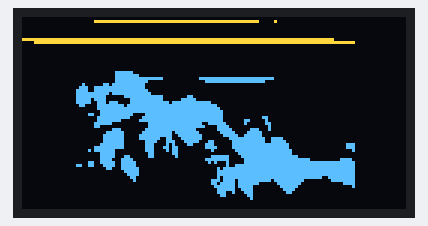
Bench run of a sketch on a simulated Arduino Uno, built with avr-gcc and run on an emulated ATmega328P. Shown: 128×64 one-colour display. The OLED is the two-colour kind (top 16 rows yellow).

Above: at 0.16 s.
At 0.53 s:
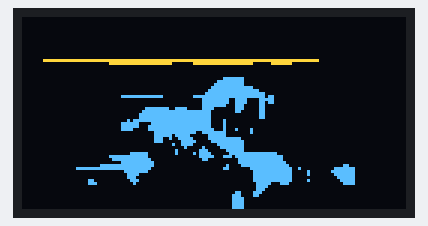

The sketch:

dempsey_roll.ino
```cpp
#include <Wire.h>
#include <Adafruit_GFX.h>
#include <Adafruit_SSD1306.h>

#define SCREEN_WIDTH 128
#define SCREEN_HEIGHT 64
#define OLED_RESET -1

Adafruit_SSD1306 display(SCREEN_WIDTH, SCREEN_HEIGHT, &Wire, OLED_RESET);

// Paste all your frame bitmaps here
const unsigned char frame1[] PROGMEM = {
	0x00, 0x00, 0x00, 0x00, 0x00, 0x00, 0x00, 0x00, 0x00, 0x00, 0x00, 0x00, 0x00, 0x00, 0x00, 0x00,
	0x00, 0xff, 0xff, 0xff, 0xff, 0xff, 0xff, 0xfe, 0x08, 0x00, 0x00, 0x00, 0x00, 0x00, 0x00, 0x00,
	0x00, 0x00, 0x00, 0x00, 0x00, 0x00, 0x00, 0x00, 0x00, 0x00, 0x00, 0x00, 0x00, 0x00, 0x00, 0x00,
	0x00, 0x00, 0x00, 0x00, 0x00, 0x00, 0x00, 0x00, 0x00, 0x00, 0x00, 0x00, 0x00, 0x00, 0x00, 0x00,
	0x00, 0x00, 0x00, 0x00, 0x00, 0x00, 0x00, 0x00, 0x00, 0x00, 0x00, 0x00, 0x00, 0x00, 0x00, 0x00,
	0x00, 0x00, 0x00, 0x00, 0x00, 0x00, 0x00, 0x00, 0x00, 0x00, 0x00, 0x00, 0x00, 0x00, 0x00, 0x00,
	0x00, 0x00, 0xff, 0xff, 0xff, 0xff, 0xff, 0xff, 0xff, 0xff, 0xff, 0xff, 0xff, 0xff, 0xff, 0x00,
	0x0f, 0xff, 0xff, 0xff, 0xff, 0xff, 0xff, 0xff, 0xff, 0xff, 0xff, 0xff, 0xff, 0xfe, 0x00, 0x00,
	0x00, 0x00, 0x00, 0x00, 0x00, 0x00, 0x00, 0x00, 0x00, 0x00, 0x00, 0x00, 0x00, 0x00, 0x00, 0x00,
	0x00, 0x00, 0x00, 0x00, 0x00, 0x00, 0x00, 0x00, 0x00, 0x00, 0x00, 0x00, 0x00, 0x00, 0x00, 0x00,
	0x00, 0x00, 0x00, 0x00, 0x00, 0x00, 0x00, 0x00, 0x00, 0x00, 0x00, 0x00, 0x00, 0x00, 0x00, 0x00,
	0x00, 0x00, 0x00, 0x00, 0x00, 0x00, 0x00, 0x00, 0x00, 0x00, 0x00, 0x00, 0x00, 0x00, 0x00, 0x00,
	0x00, 0x00, 0x00, 0x00, 0x00, 0x00, 0x00, 0x00, 0x00, 0x00, 0x00, 0x00, 0x00, 0x00, 0x00, 0x00,
	0x00, 0x00, 0x00, 0x00, 0x00, 0x00, 0x00, 0x00, 0x00, 0x00, 0x00, 0x00, 0x00, 0x00, 0x00, 0x00,
	0x00, 0x00, 0x00, 0x00, 0x00, 0x00, 0x00, 0x00, 0x00, 0x00, 0x00, 0x00, 0x00, 0x00, 0x00, 0x00,
	0x00, 0x00, 0x00, 0x00, 0x00, 0x00, 0x00, 0x00, 0x00, 0x00, 0x00, 0x00, 0x00, 0x00, 0x00, 0x01,
	0xf8, 0x00, 0x00, 0x00, 0x00, 0x00, 0x00, 0x00, 0x00, 0x00, 0x00, 0x00, 0x00, 0x01, 0xfe, 0x00,
	0x00, 0x00, 0x00, 0x00, 0x00, 0x00, 0x00, 0x00, 0x00, 0x00, 0x00, 0x01, 0xff, 0xfe, 0x00, 0x1f,
	0xff, 0xff, 0xf0, 0x00, 0x00, 0x00, 0x00, 0x00, 0x00, 0x01, 0xff, 0xc0, 0x00, 0x07, 0xff, 0xff,
	0x80, 0x00, 0x00, 0x00, 0x00, 0x00, 0x08, 0x1b, 0xff, 0x80, 0x00, 0x00, 0x00, 0x00, 0x00, 0x00,
	0x00, 0x00, 0x00, 0x00, 0x1c, 0xff, 0xff, 0x80, 0x00, 0x00, 0x00, 0x00, 0x00, 0x00, 0x00, 0x00,
	0x00, 0x00, 0x3c, 0xff, 0xff, 0xc0, 0x00, 0x00, 0x00, 0x00, 0x00, 0x00, 0x00, 0x00, 0x00, 0x00,
	0x3f, 0xfb, 0xff, 0xe0, 0x00, 0x00, 0x00, 0x00, 0x00, 0x00, 0x00, 0x00, 0x00, 0x00, 0x3f, 0xf0,
	0x3f, 0xfe, 0x01, 0x80, 0x00, 0x00, 0x00, 0x00, 0x00, 0x00, 0x00, 0x00, 0x3e, 0xf0, 0x0f, 0xfe,
	0x07, 0xc0, 0x00, 0x00, 0x00, 0x00, 0x00, 0x00, 0x00, 0x00, 0x3e, 0x77, 0x0f, 0xff, 0xbf, 0xfe,
	0x00, 0x00, 0x00, 0x00, 0x00, 0x00, 0x00, 0x00, 0x18, 0x7f, 0xdf, 0xff, 0xff, 0xff, 0x80, 0x00,
	0x00, 0x00, 0x00, 0x00, 0x00, 0x00, 0x00, 0x7f, 0xff, 0xff, 0xff, 0xff, 0xc0, 0x00, 0x00, 0x00,
	0x00, 0x00, 0x00, 0x00, 0x00, 0x3f, 0xff, 0xff, 0xff, 0xff, 0xe0, 0x00, 0x00, 0x00, 0x00, 0x00,
	0x00, 0x00, 0x03, 0x3f, 0xf8, 0x7f, 0xff, 0xff, 0xe0, 0x00, 0x00, 0x00, 0x00, 0x00, 0x00, 0x00,
	0x00, 0x7f, 0xf0, 0xff, 0xff, 0xff, 0xe0, 0x00, 0xc0, 0x00, 0x00, 0x00, 0x00, 0x00, 0x00, 0x7f,
	0x81, 0xff, 0xff, 0xff, 0xe0, 0x30, 0x40, 0x00, 0x00, 0x00, 0x00, 0x00, 0x00, 0xfc, 0x00, 0x3f,
	0xff, 0xf3, 0xf0, 0x20, 0x60, 0x00, 0x00, 0x00, 0x00, 0x00, 0x00, 0xc0, 0x00, 0x3f, 0xff, 0xf8,
	0x78, 0x00, 0x20, 0x00, 0x00, 0x00, 0x00, 0x00, 0x00, 0x03, 0x80, 0x7f, 0xff, 0xc0, 0x7c, 0x0e,
	0x20, 0x00, 0x00, 0x00, 0x00, 0x00, 0x00, 0x0f, 0xc0, 0xff, 0xdf, 0xe0, 0x3e, 0x1f, 0x00, 0x00,
	0x00, 0x00, 0x00, 0x00, 0x00, 0x1f, 0xc1, 0xff, 0xcf, 0xf0, 0x1f, 0x3f, 0x00, 0x00, 0x00, 0x00,
	0x00, 0x00, 0x00, 0x1f, 0xc1, 0xfc, 0xc7, 0xf0, 0x07, 0xff, 0x9e, 0x00, 0x00, 0x00, 0x00, 0x00,
	0x00, 0x1f, 0xc0, 0x78, 0xe3, 0xe3, 0x03, 0xff, 0x9f, 0x00, 0x00, 0x00, 0x00, 0x00, 0x00, 0x3f,
	0xc0, 0x70, 0xa1, 0x87, 0x03, 0xff, 0xff, 0x80, 0x00, 0x0e, 0x00, 0x00, 0x00, 0xff, 0xc0, 0x71,
	0xb0, 0x07, 0x83, 0xff, 0xff, 0x80, 0x00, 0x0e, 0x00, 0x00, 0x02, 0xfe, 0x00, 0x70, 0xb0, 0x01,
	0x01, 0xff, 0xff, 0xc0, 0x00, 0x02, 0x00, 0x00, 0x00, 0x3e, 0x00, 0x30, 0x30, 0x00, 0x00, 0xff,
	0xff, 0xc0, 0x00, 0x00, 0x00, 0x00, 0x00, 0x3e, 0x30, 0x30, 0x10, 0x01, 0xf8, 0x7f, 0xff, 0xf0,
	0x00, 0x00, 0x00, 0x00, 0x00, 0x3c, 0x78, 0x00, 0x00, 0x07, 0xf8, 0x3f, 0xff, 0xff, 0x00, 0x3c,
	0x00, 0x00, 0x03, 0x3e, 0x7c, 0x00, 0x00, 0x02, 0x88, 0x3f, 0xff, 0xff, 0xff, 0xfe, 0x00, 0x00,
	0x33, 0x1e, 0x7c, 0x00, 0x00, 0x00, 0x09, 0xff, 0xff, 0xff, 0xff, 0xfe, 0x00, 0x00, 0x00, 0x0c,
	0x7e, 0x00, 0x00, 0x00, 0x5f, 0xff, 0xff, 0xff, 0xff, 0xfe, 0x00, 0x00, 0x00, 0x00, 0x3e, 0x00,
	0x00, 0x00, 0x7f, 0xff, 0xff, 0xff, 0xff, 0xfe, 0x00, 0x00, 0x00, 0x00, 0x1e, 0x00, 0x00, 0x00,
	0x7f, 0xff, 0xff, 0xff, 0xff, 0xfe, 0x00, 0x00, 0x00, 0x00, 0x0c, 0x00, 0x00, 0x00, 0x5f, 0xff,
	0xff, 0xff, 0xf3, 0xfe, 0x00, 0x00, 0x00, 0x00, 0x04, 0x00, 0x00, 0x01, 0xde, 0xff, 0xef, 0xfc,
	0x01, 0xfe, 0x00, 0x00, 0x00, 0x00, 0x00, 0x00, 0x00, 0x01, 0xbe, 0xfe, 0x07, 0xf8, 0x00, 0x1e,
	0x00, 0x00, 0x00, 0x00, 0x00, 0x00, 0x00, 0x00, 0xfe, 0xf8, 0x03, 0xf0, 0x00, 0x02, 0x00, 0x00,
	0x00, 0x00, 0x00, 0x00, 0x00, 0x00, 0x7e, 0x78, 0x01, 0xe0, 0x00, 0x00, 0x00, 0x00, 0x00, 0x00,
	0x00, 0x00, 0x00, 0x00, 0x72, 0x38, 0x00, 0xc0, 0x00, 0x00, 0x00, 0x00, 0x00, 0x00, 0x00, 0x00,
	0x00, 0x00, 0x30, 0x18, 0x00, 0x00, 0x00, 0x00, 0x00, 0x00, 0x00, 0x00, 0x00, 0x00, 0x00, 0x00,
	0x00, 0x08, 0x00, 0x00, 0x00, 0x00, 0x00, 0x00, 0x00, 0x00, 0x00, 0x00, 0x00, 0x00, 0x00, 0x00,
	0x00, 0x00, 0x00, 0x00, 0x00, 0x00, 0x00, 0x00, 0x00, 0x00, 0x00, 0x00, 0x00, 0x00, 0x00, 0x00,
	0x00, 0x00, 0x00, 0x00, 0x00, 0x00, 0x00, 0x00, 0x00, 0x00, 0x00, 0x00, 0x00, 0x00, 0x00, 0x00,
	0x00, 0x00, 0x00, 0x00, 0x00, 0x00, 0x00, 0x00, 0x00, 0x00, 0x00, 0x00, 0x00, 0x00, 0x00, 0x00,
	0x00, 0x00, 0x00, 0x00, 0x00, 0x00, 0x00, 0x00, 0x00, 0x00, 0x00, 0x00, 0x00, 0x00, 0x00, 0x00,
	0x00, 0x00, 0x00, 0x00, 0x00, 0x00, 0x00, 0x00, 0x00, 0x00, 0x00, 0x00, 0x00, 0x00, 0x00, 0x00,
	0x00, 0x00, 0x00, 0x00, 0x00, 0x00, 0x00, 0x00, 0x00, 0x00, 0x00, 0x00, 0x00, 0x00, 0x00, 0x00,
	0x00, 0x00, 0x00, 0x00, 0x00, 0x00, 0x00, 0x00, 0x00, 0x00, 0x00, 0x00, 0x00, 0x00, 0x00, 0x00,
	0x00, 0x00, 0x00, 0x00, 0x00, 0x00, 0x00, 0x00, 0x00, 0x00, 0x00, 0x00, 0x00, 0x00, 0x00, 0x00,
	0x00, 0x00, 0x00, 0x00, 0x00, 0x00, 0x00, 0x00, 0x00, 0x00, 0x00, 0x00, 0x00, 0x00, 0x00, 0x00,
	0x00, 0x00, 0x00, 0x00, 0x00, 0x00, 0x00, 0x00, 0x00, 0x00, 0x00, 0x00, 0x00, 0x00
};
const unsigned char frame2[] PROGMEM = {
	0x00, 0x00, 0x00, 0x00, 0x00, 0x00, 0x00, 0x00, 0x00, 0x00, 0x00, 0x00, 0x00, 0x00, 0x00, 0x00,
	0x00, 0x00, 0x00, 0x00, 0x00, 0x00, 0x00, 0x00, 0x00, 0x00, 0x00, 0x00, 0x00, 0x00, 0x00, 0x00,
	0x00, 0x00, 0x00, 0x00, 0x00, 0x00, 0x00, 0x00, 0x00, 0x00, 0x00, 0x00, 0x00, 0x00, 0x00, 0x00,
	0x00, 0x00, 0x00, 0x00, 0x00, 0x00, 0x00, 0x00, 0x00, 0x00, 0x00, 0x00, 0x00, 0x00, 0x00, 0x00,
	0x00, 0x00, 0x00, 0x00, 0x00, 0x00, 0x00, 0x00, 0x00, 0x00, 0x00, 0x00, 0x00, 0x00, 0x00, 0x00,
	0x00, 0x00, 0x00, 0x00, 0x00, 0x00, 0x00, 0x00, 0x00, 0x00, 0x00, 0x00, 0x00, 0x00, 0x00, 0x00,
	0x00, 0x00, 0x00, 0x00, 0x00, 0x00, 0x00, 0x00, 0x00, 0x00, 0x00, 0x00, 0x00, 0x00, 0x00, 0x00,
	0x00, 0x00, 0x00, 0x00, 0x00, 0x00, 0x00, 0x00, 0x00, 0x00, 0x00, 0x00, 0x00, 0x00, 0x00, 0x00,
	0x00, 0x00, 0x00, 0x00, 0x00, 0x00, 0x00, 0x00, 0x00, 0x00, 0x00, 0x00, 0x00, 0x00, 0x00, 0x00,
	0x00, 0x00, 0x00, 0x00, 0x00, 0x00, 0x00, 0x00, 0x00, 0x00, 0xff, 0xff, 0xff, 0xff, 0xff, 0xff,
	0xff, 0xff, 0xff, 0xff, 0xff, 0xff, 0xff, 0xfc, 0xff, 0xff, 0xff, 0xff, 0xff, 0xff, 0xff, 0xff,
	0xff, 0xff, 0xff, 0xff, 0xff, 0xfc, 0x00, 0x00, 0x00, 0x00, 0x00, 0x00, 0x00, 0x00, 0x00, 0x00,
	0x00, 0x00, 0x00, 0x00, 0x00, 0x00, 0x00, 0x00, 0x00, 0x00, 0x00, 0x00, 0x00, 0x00, 0x00, 0x00,
	0x00, 0x00, 0x00, 0x00, 0x00, 0x00, 0x00, 0x00, 0x00, 0x00, 0x00, 0x00, 0x00, 0x00, 0x00, 0x00,
	0x00, 0x00, 0x00, 0x00, 0x00, 0x00, 0x00, 0x00, 0x00, 0x00, 0x00, 0x00, 0x00, 0x00, 0x00, 0x00,
	0x00, 0x00, 0x00, 0x00, 0x00, 0x00, 0x00, 0x00, 0x00, 0x00, 0x00, 0x00, 0x00, 0x00, 0x00, 0x00,
	0x00, 0x00, 0x00, 0x00, 0x00, 0x00, 0x00, 0x00, 0x00, 0x00, 0x00, 0x00, 0x00, 0x00, 0x00, 0x00,
	0x00, 0x00, 0x00, 0x00, 0x00, 0x00, 0x00, 0x00, 0x00, 0x00, 0x00, 0x00, 0x00, 0x00, 0x00, 0x00,
	0x00, 0x00, 0x00, 0x00, 0x00, 0x00, 0x00, 0x00, 0x00, 0x00, 0x00, 0x00, 0x00, 0x00, 0x00, 0x00,
	0x00, 0x00, 0x00, 0x00, 0x00, 0x00, 0x00, 0x00, 0x00, 0x00, 0x00, 0x00, 0x00, 0x00, 0x00, 0x00,
	0x00, 0x00, 0x00, 0x00, 0x00, 0x37, 0xde, 0x00, 0x00, 0x00, 0xe0, 0x00, 0x00, 0x00, 0x00, 0x00,
	0x00, 0x00, 0x00, 0xff, 0xff, 0xfe, 0x00, 0x09, 0xff, 0xff, 0xff, 0xff, 0xff, 0x80, 0x00, 0x00,
	0x00, 0x00, 0x00, 0x00, 0x00, 0x1b, 0xe0, 0x00, 0x00, 0x00, 0x00, 0x00, 0x00, 0x00, 0x00, 0x00,
	0x00, 0x02, 0x00, 0x3f, 0xe0, 0x00, 0x00, 0x00, 0x00, 0x00, 0x00, 0x00, 0x00, 0x00, 0x00, 0x02,
	0x00, 0x1f, 0xe0, 0x00, 0x00, 0x00, 0x00, 0x00, 0x00, 0x00, 0x00, 0x00, 0x00, 0x06, 0x00, 0x1f,
	0xe0, 0x00, 0x00, 0x00, 0x00, 0x00, 0x00, 0x00, 0x00, 0x00, 0x00, 0xff, 0x01, 0x1d, 0xe0, 0x00,
	0x00, 0x00, 0x00, 0x00, 0x00, 0x00, 0x00, 0x00, 0x33, 0xff, 0xff, 0xff, 0xc0, 0x00, 0x00, 0x00,
	0x00, 0x00, 0x00, 0x00, 0x00, 0x00, 0x07, 0xff, 0xff, 0xff, 0x80, 0x00, 0x00, 0x00, 0x00, 0x00,
	0x00, 0x00, 0x00, 0x00, 0x47, 0xff, 0xff, 0xff, 0x00, 0x00, 0x00, 0x00, 0x00, 0x00, 0x00, 0x00,
	0x00, 0x01, 0xff, 0xff, 0xff, 0xff, 0x80, 0x00, 0x00, 0x00, 0x00, 0x00, 0x00, 0x00, 0x00, 0x03,
	0xfc, 0x7f, 0xff, 0xff, 0x80, 0x00, 0x00, 0x00, 0x00, 0x00, 0x00, 0x00, 0x00, 0x07, 0xfc, 0x7f,
	0xff, 0xff, 0x80, 0x00, 0x00, 0x00, 0x00, 0x00, 0x00, 0x00, 0x00, 0x07, 0xf0, 0x7f, 0xff, 0xff,
	0x80, 0x40, 0x00, 0x00, 0x00, 0x00, 0x00, 0x00, 0x00, 0x00, 0x01, 0xdf, 0xff, 0xef, 0xc0, 0x80,
	0x00, 0x00, 0x00, 0x00, 0x00, 0x00, 0x00, 0x00, 0x03, 0x9f, 0xff, 0xe0, 0xe0, 0x01, 0x00, 0x00,
	0x00, 0x00, 0x00, 0x00, 0x00, 0x00, 0x07, 0xff, 0xdf, 0xc0, 0xf0, 0x60, 0x00, 0x00, 0x00, 0x00,
	0x00, 0x00, 0x00, 0x00, 0x07, 0xff, 0xcf, 0xe0, 0xf8, 0xf8, 0x00, 0x00, 0x00, 0x00, 0x00, 0x00,
	0x00, 0x00, 0x07, 0xfe, 0xc7, 0xe0, 0x79, 0xf8, 0x00, 0x00, 0x00, 0x00, 0x00, 0x00, 0x00, 0x00,
	0x07, 0xf8, 0x27, 0xc0, 0x1f, 0xf8, 0x70, 0x00, 0x00, 0x00, 0x00, 0x00, 0x00, 0x00, 0x07, 0xc0,
	0xa3, 0x06, 0x0f, 0xf8, 0xe8, 0x00, 0x00, 0x00, 0x00, 0x00, 0x00, 0x00, 0x07, 0xe0, 0xb0, 0x06,
	0x0f, 0xf9, 0xfc, 0x00, 0x00, 0x00, 0x00, 0x00, 0x00, 0x3f, 0xff, 0xf0, 0x90, 0x06, 0x07, 0xf9,
	0xfe, 0x00, 0x00, 0x7c, 0x00, 0x00, 0x00, 0xff, 0xff, 0xf8, 0x10, 0x0e, 0x07, 0xe1, 0xff, 0x00,
	0x00, 0x00, 0x00, 0x00, 0x00, 0x2d, 0xf3, 0x70, 0x00, 0x06, 0x03, 0xcf, 0xff, 0x00, 0x00, 0x00,
	0x00, 0x00, 0x00, 0x1f, 0x30, 0xf0, 0x00, 0x06, 0x70, 0xcf, 0xff, 0x80, 0x00, 0x08, 0x00, 0x00,
	0x01, 0xff, 0xb0, 0xf0, 0x00, 0x07, 0x00, 0x00, 0x7f, 0xe3, 0xf0, 0xfc, 0x00, 0x00, 0x03, 0xff,
	0x80, 0xe0, 0x00, 0x03, 0x00, 0x04, 0x3f, 0xff, 0xff, 0xfc, 0x00, 0x00, 0x00, 0x10, 0x40, 0x00,
	0x00, 0x00, 0x1f, 0xfe, 0x1f, 0xff, 0xff, 0xfc, 0x00, 0x00, 0x00, 0x00, 0x60, 0x00, 0x00, 0x00,
	0x1f, 0xfe, 0x1f, 0xff, 0xff, 0xfc, 0x00, 0x00, 0x00, 0x00, 0x00, 0x00, 0x00, 0x00, 0x1f, 0xfe,
	0x0f, 0xf7, 0xff, 0xfc, 0x00, 0x00, 0x00, 0xc0, 0x00, 0x00, 0x00, 0x00, 0x0f, 0xfe, 0x07, 0xf3,
	0xff, 0xfc, 0x00, 0x00, 0x03, 0xc0, 0x00, 0x00, 0x00, 0x00, 0x01, 0xfe, 0x07, 0xf1, 0xff, 0xfc,
	0x00, 0x00, 0x03, 0x80, 0x00, 0x00, 0x00, 0x00, 0x00, 0xfe, 0x03, 0xf0, 0x7f, 0xfc, 0x00, 0x00,
	0x03, 0x00, 0x00, 0x00, 0x00, 0x00, 0x00, 0x30, 0x03, 0xf0, 0x7f, 0x80, 0x00, 0x00, 0x00, 0x00,
	0x00, 0x00, 0x00, 0x00, 0x00, 0x00, 0x01, 0xf0, 0x11, 0x80, 0x00, 0x00, 0x00, 0x00, 0x00, 0x00,
	0x00, 0x00, 0x00, 0x00, 0x00, 0x60, 0x00, 0x00, 0x00, 0x00, 0x00, 0x00, 0x00, 0x00, 0x00, 0x00,
	0x10, 0x00, 0x00, 0x00, 0x00, 0x00, 0x00, 0x00, 0x00, 0x00, 0x00, 0x00, 0x00, 0x00, 0x00, 0x00,
	0x00, 0x00, 0x00, 0x00, 0x00, 0x00, 0x00, 0x00, 0x00, 0x00, 0x00, 0x00, 0x00, 0x00, 0x00, 0x00,
	0x00, 0x00, 0x00, 0x00, 0x00, 0x00, 0x00, 0x00, 0x00, 0x00, 0x00, 0x00, 0x00, 0x00, 0x00, 0x00,
	0x00, 0x00, 0x00, 0x00, 0x00, 0x00, 0x00, 0x00, 0x00, 0x00, 0x00, 0x00, 0x00, 0x00, 0x00, 0x00,
	0x00, 0x00, 0x00, 0x00, 0x00, 0x00, 0x00, 0x00, 0x00, 0x00, 0x00, 0x00, 0x00, 0x00, 0x00, 0x00,
	0x00, 0x00, 0x00, 0x00, 0x00, 0x00, 0x00, 0x00, 0x00, 0x00, 0x00, 0x00, 0x00, 0x00, 0x00, 0x00,
	0x00, 0x00, 0x00, 0x00, 0x00, 0x00, 0x00, 0x00, 0x00, 0x00, 0x00, 0x00, 0x00, 0x00, 0x00, 0x00,
	0x00, 0x00, 0x00, 0x00, 0x00, 0x00, 0x00, 0x00, 0x00, 0x00, 0x00, 0x00, 0x00, 0x00, 0x00, 0x00,
	0x00, 0x00, 0x00, 0x00, 0x00, 0x00, 0x00, 0x00, 0x00, 0x00, 0x00, 0x00, 0x00, 0x00, 0x00, 0x00,
	0x00, 0x00, 0x00, 0x00, 0x00, 0x00, 0x00, 0x00, 0x00, 0x00, 0x00, 0x00, 0x00, 0x00, 0x00, 0x00,
	0x00, 0x00, 0x00, 0x00, 0x00, 0x00, 0x00, 0x00, 0x00, 0x00, 0x00, 0x00, 0x00, 0x00
};
const unsigned char frame3[] PROGMEM = {
	0x00, 0x00, 0x00, 0x00, 0x00, 0x00, 0x00, 0x00, 0x00, 0x00, 0x00, 0x00, 0x00, 0x00, 0x00, 0x00,
	0x00, 0x00, 0x00, 0x00, 0x00, 0x00, 0x00, 0x00, 0x00, 0x00, 0x00, 0x00, 0x00, 0x00, 0x00, 0x00,
	0x00, 0x00, 0x00, 0x00, 0x00, 0x00, 0x00, 0x00, 0x00, 0x00, 0x00, 0x00, 0x00, 0x00, 0x00, 0x00,
	0x00, 0x00, 0x00, 0x00, 0x00, 0x00, 0x00, 0x00, 0x00, 0x00, 0x00, 0x00, 0x00, 0x00, 0x00, 0x00,
	0x00, 0x00, 0x00, 0x00, 0x00, 0x00, 0x00, 0x00, 0x00, 0x00, 0x00, 0x00, 0x00, 0x00, 0x00, 0x00,
	0x00, 0x00, 0x00, 0x00, 0x00, 0x00, 0x00, 0x00, 0x00, 0x00, 0x00, 0x00, 0x00, 0x00, 0x00, 0x00,
	0x00, 0x00, 0x00, 0x00, 0x00, 0x00, 0x00, 0x00, 0x00, 0x00, 0x00, 0x00, 0x00, 0x00, 0x00, 0x00,
	0x00, 0x00, 0x00, 0x00, 0x00, 0x00, 0x00, 0x00, 0x00, 0x00, 0x00, 0x00, 0x00, 0x00, 0x00, 0x00,
	0x00, 0x00, 0x00, 0x00, 0x00, 0x00, 0x00, 0x00, 0x00, 0x00, 0x00, 0x00, 0x00, 0x00, 0x00, 0x00,
	0x00, 0x00, 0x00, 0x00, 0x00, 0x00, 0x00, 0x00, 0x00, 0x00, 0x00, 0x00, 0x00, 0x00, 0x00, 0x00,
	0x00, 0x00, 0x00, 0x00, 0x00, 0x00, 0x00, 0x00, 0x00, 0x00, 0x00, 0x00, 0x00, 0x00, 0x00, 0x00,
	0x00, 0x00, 0x00, 0x00, 0x00, 0x00, 0x00, 0x00, 0x00, 0x00, 0x00, 0x00, 0x00, 0x00, 0x00, 0x00,
	0x00, 0x00, 0x00, 0x00, 0x01, 0xff, 0xff, 0xff, 0xff, 0xff, 0xff, 0xff, 0xff, 0xff, 0xff, 0xff,
	0xe0, 0x00, 0x00, 0x00, 0x00, 0x07, 0xff, 0xff, 0xc0, 0x7f, 0xff, 0xf8, 0x1f, 0xc0, 0x00, 0x00,
	0x00, 0x00, 0x00, 0x00, 0x00, 0x00, 0x00, 0x00, 0x00, 0x00, 0x00, 0x00, 0x00, 0x00, 0x00, 0x00,
	0x00, 0x00, 0x00, 0x00, 0x00, 0x00, 0x00, 0x00, 0x00, 0x00, 0x00, 0x00, 0x00, 0x00, 0x00, 0x00,
	0x00, 0x00, 0x00, 0x00, 0x00, 0x00, 0x00, 0x00, 0x00, 0x00, 0x00, 0x00, 0x00, 0x00, 0x00, 0x00,
	0x00, 0x00, 0x00, 0x00, 0x00, 0x00, 0x00, 0x00, 0x00, 0x00, 0x00, 0x00, 0x00, 0x00, 0x00, 0x00,
	0x1f, 0xc0, 0x00, 0x00, 0x00, 0x00, 0x00, 0x00, 0x00, 0x00, 0x00, 0x00, 0x00, 0x00, 0x7f, 0xc0,
	0x00, 0x00, 0x00, 0x00, 0x00, 0x00, 0x00, 0x00, 0x00, 0x00, 0x00, 0x00, 0xff, 0xc0, 0x00, 0x00,
	0x00, 0x00, 0x00, 0x00, 0x00, 0x00, 0x00, 0x00, 0x00, 0x01, 0xff, 0xf8, 0x00, 0x00, 0x00, 0x00,
	0x00, 0x00, 0x00, 0x00, 0x00, 0x00, 0x00, 0x03, 0xff, 0xfe, 0x00, 0x00, 0x00, 0x00, 0x00, 0x00,
	0x00, 0x00, 0x00, 0x00, 0x00, 0x07, 0xff, 0xff, 0x80, 0x00, 0x00, 0x00, 0x00, 0x00, 0x00, 0x00,
	0x7f, 0xfe, 0x00, 0x7f, 0xff, 0xff, 0xb0, 0x00, 0x00, 0x00, 0x00, 0x00, 0x00, 0x00, 0x00, 0x00,
	0x00, 0x0f, 0xf9, 0xe1, 0xf0, 0x00, 0x00, 0x00, 0x00, 0x00, 0x00, 0x00, 0x00, 0x00, 0x00, 0x0f,
	0xf9, 0xe1, 0xb0, 0x00, 0x00, 0x00, 0x00, 0x00, 0x00, 0x00, 0x00, 0x00, 0x00, 0x0f, 0xf1, 0xc1,
	0x80, 0x00, 0x00, 0x00, 0x00, 0x00, 0x00, 0x00, 0x00, 0x7f, 0x9e, 0x0f, 0x01, 0xc1, 0x80, 0x00,
	0x00, 0x00, 0x00, 0x00, 0x00, 0x00, 0x00, 0xff, 0xff, 0xfe, 0x01, 0x81, 0x80, 0x00, 0x00, 0x00,
	0x00, 0x00, 0x00, 0x00, 0x01, 0xff, 0xff, 0xfe, 0x00, 0x01, 0x80, 0x00, 0x00, 0x00, 0x00, 0x00,
	0x00, 0x00, 0x01, 0xff, 0xff, 0xfe, 0x00, 0x01, 0x80, 0x00, 0x00, 0x00, 0x00, 0x00, 0x00, 0x00,
	0x17, 0xff, 0xff, 0xfe, 0x10, 0x00, 0x00, 0x00, 0x00, 0x00, 0x00, 0x00, 0x00, 0x00, 0x7e, 0x1f,
	0xff, 0xfe, 0x10, 0x00, 0x00, 0x00, 0x00, 0x00, 0x00, 0x00, 0x00, 0x00, 0x7e, 0x3f, 0xff, 0xfe,
	0x10, 0x00, 0x00, 0x00, 0x00, 0x00, 0x00, 0x00, 0x00, 0x00, 0x78, 0x3f, 0xff, 0xff, 0x11, 0x08,
	0x00, 0x00, 0x00, 0x00, 0x00, 0x00, 0x00, 0x00, 0x00, 0x0f, 0xff, 0xcf, 0xf0, 0x08, 0x00, 0x00,
	0x00, 0x00, 0x00, 0x00, 0x00, 0x00, 0x00, 0x0f, 0xdf, 0x03, 0xf0, 0x00, 0x00, 0x00, 0x00, 0x00,
	0x00, 0x00, 0x00, 0x00, 0x00, 0x0e, 0x4f, 0x83, 0xff, 0x80, 0x00, 0x00, 0x00, 0x00, 0x00, 0x00,
	0x00, 0x00, 0x00, 0x0e, 0x07, 0xc1, 0xff, 0xc0, 0x00, 0x00, 0x00, 0x00, 0x00, 0x00, 0x00, 0x00,
	0x00, 0x00, 0x27, 0x80, 0x7f, 0xc0, 0x00, 0x00, 0x00, 0x00, 0x00, 0x00, 0x00, 0x00, 0x00, 0x00,
	0x02, 0x08, 0x3f, 0xc0, 0x00, 0x00, 0x00, 0x00, 0x00, 0x00, 0x00, 0x00, 0x00, 0x00, 0x10, 0x1c,
	0x0f, 0xc0, 0x00, 0x00, 0x00, 0x00, 0x00, 0x00, 0x00, 0x00, 0x0f, 0xc0, 0x10, 0x5e, 0x07, 0xff,
	0xf8, 0x00, 0x00, 0x00, 0x00, 0x00, 0x00, 0x07, 0xff, 0xc0, 0x00, 0x1f, 0x1d, 0xff, 0xfe, 0x00,
	0x00, 0x00, 0x00, 0x00, 0x00, 0x03, 0xff, 0xe0, 0x00, 0x0c, 0x00, 0xff, 0xfe, 0x00, 0x00, 0x00,
	0x00, 0x00, 0x00, 0x00, 0x7f, 0xf0, 0x00, 0x00, 0x00, 0xff, 0xff, 0x00, 0x00, 0x00, 0x00, 0x00,
	0x00, 0x3f, 0xff, 0xf0, 0x00, 0x00, 0x08, 0x7f, 0xff, 0x80, 0x00, 0x18, 0x00, 0x00, 0x3f, 0xff,
	0xff, 0xe0, 0x00, 0x00, 0x18, 0x0f, 0xff, 0xc8, 0x00, 0xfe, 0x00, 0x00, 0x00, 0x00, 0x3f, 0xc0,
	0x00, 0x00, 0x00, 0x07, 0xff, 0xc1, 0x01, 0xfe, 0x00, 0x00, 0x00, 0x00, 0x1e, 0x00, 0x00, 0x00,
	0x00, 0x07, 0xff, 0xc1, 0x00, 0xfe, 0x00, 0x00, 0x00, 0x00, 0x1c, 0x00, 0x00, 0x00, 0x00, 0x07,
	0xff, 0xc0, 0x00, 0x7e, 0x00, 0x00, 0x03, 0x00, 0x0e, 0x00, 0x00, 0x00, 0x00, 0x07, 0xff, 0xc1,
	0x00, 0x3e, 0x00, 0x00, 0x03, 0x80, 0x04, 0x00, 0x00, 0x00, 0x00, 0x03, 0xe3, 0x80, 0x00, 0x1e,
	0x00, 0x00, 0x00, 0x00, 0x00, 0x00, 0x00, 0x00, 0x00, 0x03, 0xc0, 0x00, 0x00, 0x00, 0x00, 0x00,
	0x00, 0x00, 0x00, 0x00, 0x00, 0x00, 0x00, 0x03, 0x80, 0x00, 0x00, 0x00, 0x00, 0x00, 0x00, 0x00,
	0x00, 0x00, 0x00, 0x00, 0x01, 0x87, 0x00, 0x00, 0x00, 0x00, 0x00, 0x00, 0x00, 0x00, 0x00, 0x00,
	0x00, 0x00, 0x03, 0x86, 0x00, 0x00, 0x00, 0x00, 0x00, 0x00, 0x00, 0x00, 0x00, 0x00, 0x00, 0x00,
	0x03, 0xc0, 0x00, 0x00, 0x00, 0x00, 0x00, 0x00, 0x00, 0x00, 0x00, 0x00, 0x00, 0x00, 0x03, 0xc0,
	0x00, 0x00, 0x00, 0x00, 0x00, 0x00, 0x00, 0x00, 0x00, 0x00, 0x00, 0x00, 0x03, 0xc0, 0x00, 0x00,
	0x00, 0x00, 0x00, 0x00, 0x00, 0x00, 0x00, 0x00, 0x00, 0x00, 0x03, 0xc0, 0x00, 0x00, 0x00, 0x00,
	0x00, 0x00, 0x00, 0x00, 0x00, 0x00, 0x00, 0x00, 0x03, 0xc0, 0x00, 0x00, 0x00, 0x00, 0x00, 0x00,
	0x00, 0x00, 0x00, 0x00, 0x00, 0x00, 0x01, 0x00, 0x00, 0x00, 0x00, 0x00, 0x00, 0x00, 0x00, 0x00,
	0x00, 0x00, 0x00, 0x00, 0x00, 0x00, 0x00, 0x00, 0x00, 0x00, 0x00, 0x00, 0x00, 0x00, 0x00, 0x00,
	0x00, 0x00, 0x00, 0x00, 0x00, 0x00, 0x00, 0x00, 0x00, 0x00, 0x00, 0x00, 0x00, 0x00, 0x00, 0x00,
	0x00, 0x00, 0x00, 0x00, 0x00, 0x00, 0x00, 0x00, 0x00, 0x00, 0x00, 0x00, 0x00, 0x00, 0x00, 0x00,
	0x00, 0x00, 0x00, 0x00, 0x00, 0x00, 0x00, 0x00, 0x00, 0x00, 0x00, 0x00, 0x00, 0x00, 0x00, 0x00,
	0x00, 0x00, 0x00, 0x00, 0x00, 0x00, 0x00, 0x00, 0x00, 0x00, 0x00, 0x00, 0x00, 0x00, 0x00, 0x00,
	0x00, 0x00, 0x00, 0x00, 0x00, 0x00, 0x00, 0x00, 0x00, 0x00, 0x00, 0x00, 0x00, 0x00, 0x00, 0x00,
	0x00, 0x00, 0x00, 0x00, 0x00, 0x00, 0x00, 0x00, 0x00, 0x00, 0x00, 0x00
};

const unsigned char* dempseyRollFrames[] = {
  frame1, frame2, frame3, frame2 // repeat middle frame for smooth loop
};

const int numFrames = sizeof(dempseyRollFrames) / sizeof(dempseyRollFrames[0]);

void setup() {
  display.begin(SSD1306_SWITCHCAPVCC, 0x3C);
  display.clearDisplay();
}

void loop() {
  for (int i = 0; i < numFrames; i++) {
    display.clearDisplay();
    display.drawBitmap(0, 0, dempseyRollFrames[i], 111, 74, SSD1306_WHITE);
    display.display();
    delay(150);  // Frame rate control
  }
}
```
